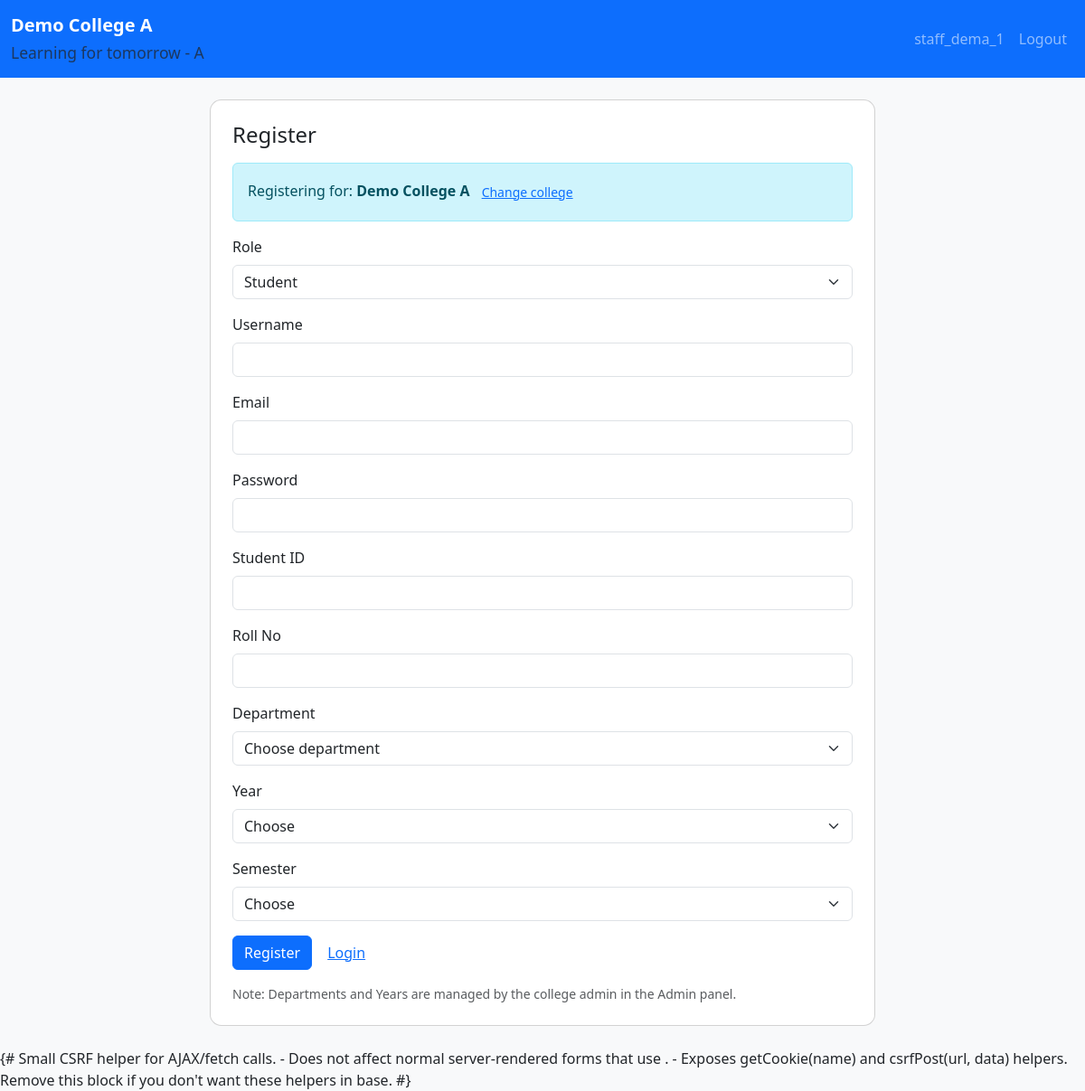
The page /registration/ (signed in) on the database its author committed.
### student_management_app/models.py (models this page shows, shortened)
class College(models.Model):
    name = models.CharField(max_length=255, unique=True)
    code = models.CharField(max_length=64, unique=True)
    tagline = models.CharField(max_length=255, blank=True)
    logo = models.ImageField(upload_to='college_logo/', blank=True, null=True)
    hero_image = models.ImageField(upload_to='college_hero/', blank=True, null=True)
    created_at = models.DateTimeField(auto_now_add=True)

class CustomUser(AbstractUser):
    STUDENT = 1
    STAFF = 2
    HOD = 3
    USER_TYPE_CHOICES = (
        (HOD, 'HOD'),
        (STAFF, 'Staff'),
        (STUDENT, 'Student'),
    )
    user_type = models.PositiveSmallIntegerField(choices=USER_TYPE_CHOICES, default=STUDENT)
    college = models.ForeignKey(College, null=True, blank=True, on_delete=models.SET_NULL, related_name='users')

### student_management_app/views.py (the view, shortened to what this page needs)
# urls.py: path("registration/", views.registration, name="registration"),
def registration(request):
    selected_college = None
    college_id = request.session.get('selected_college_id')
    if college_id:
        selected_college = College.objects.filter(id=college_id).first()
    colleges = College.objects.all()
    departments = Department.objects.filter(college=selected_college) if selected_college else Department.objects.none()
    semesters = Semester.objects.filter(college=selected_college) if selected_college else Semester.objects.none()
    return render(request, 'student_management_app/registration.html', {
        'college': selected_college,
        'colleges': colleges,
        'departments': departments,
        'semesters': semesters,
        'user_model': CustomUser,
    })

### student_management_app/context_processors.py (called while the page is built)
def college_profile(request):
    colleges = College.objects.all()
    selected_college = None
    college_id = request.session.get('selected_college_id')
    if college_id:
        selected_college = College.objects.filter(id=college_id).first()
    return {
        'college_profile': selected_college,
        'colleges': colleges,
    }

### student_management_app/templates/student_management_app/registration.html (shortened to what this page needs)
{% extends "student_management_app/base.html" %}
{% load static %}
{% block content %}
<div class="row justify-content-center">
  <div class="col-md-8">
    <div class="card p-4">
      <h4 class="mb-3">Register</h4>
      {% if college %}
        <div class="alert alert-info">
          Registering for: <strong>{{ college.name }}</strong>
          <form method="post" action="{% url 'student_management_app:home' %}" style="display:inline;">
            <button class="btn btn-sm btn-link">Change college</button>
          </form>
        </div>
      {% else %}
        <div class="alert alert-warning">No college selected. Choose from the list below to register.</div>
      {% endif %}
      <form method="post" action="{% url 'student_management_app:register' %}">
        <div class="mb-3">
          <label class="form-label">Role</label>
          <select id="role" name="user_type" class="form-select" required>
            <option value="1">Student</option>
          </select>
        </div>
        <div class="mb-3">
          <label class="form-label">Username</label>
          <input name="username" class="form-control" required>
        </div>
        <div class="mb-3">
          <label class="form-label">Email</label>
          <input name="email" class="form-control" type="email" required>
        </div>
        <div class="mb-3">
          <label class="form-label">Password</label>
          <input name="password" class="form-control" type="password" required>
        </div>
        <div id="student_fields">
          <div class="mb-3">
            <label class="form-label">Student ID</label>
            <input name="student_id" class="form-control">
          </div>
          <div class="mb-3">
            <label class="form-label">Roll No</label>
            <input name="roll_no" class="form-control">
          </div>
        </div>
        <div class="mb-3">
          <label class="form-label">Department</label>
          <select name="department" class="form-select">
            <option value="">Choose department</option>
          </select>
        </div>
        <div class="mb-3">
          <label class="form-label">Year</label>
          <select name="year" class="form-select">
            <option value="">Choose</option>
          </select>
        </div>
        <div class="mb-3">
          <label class="form-label">Semester</label>
          <select name="semester" class="form-select">
            <option value="">Choose</option>
          </select>
        </div>
        <div class="mt-3">
          <button class="btn btn-primary" type="submit">Register</button>
          <a class="btn btn-link" href="{% url 'student_management_app:login' %}">Login</a>
        </div>
      </form>
      <div class="mt-3 small text-muted">
        Note: Departments and Years are managed by the college admin in the Admin panel.
      </div>
    </div>
  </div>
</div>
{% endblock %}

### student_management_app/templates/student_management_app/base.html (shortened to what this page needs)
{% load static %}
<!doctype html>
<html lang="en">
<head>
  <link href="https://cdn.jsdelivr.net/npm/bootstrap@5.3.2/dist/css/bootstrap.min.css" rel="stylesheet">
  <link href="{% static 'css/custom.css' %}" rel="stylesheet">
</head>
<body>
<nav class="navbar navbar-expand-lg navbar-dark bg-primary">
  <div class="container-fluid">
    <a class="navbar-brand d-flex align-items-center" href="{% url 'student_management_app:home' %}">
      <div>
        {% if college_profile %}
          <strong>{{ college_profile.name }}</strong><br>
          <small class="text-muted">{{ college_profile.tagline }}</small>
        {% else %}
          <strong>College CMS</strong>
        {% endif %}
      </div>
    </a>
    <div class="collapse navbar-collapse" id="navCollapse">
      <ul class="navbar-nav ms-auto">
        {% if user.is_authenticated %}
          <li class="nav-item"><a class="nav-link" href="#">{{ user.username }}</a></li>
          <li class="nav-item"><a class="nav-link" href="{% url 'student_management_app:logout' %}">Logout</a></li>
        {% endif %}
      </ul>
    </div>
  </div>
</nav>
<div class="container py-4">
  {% block content %}{% endblock %}
</div>
{# Small CSRF helper for AJAX/fetch calls.
   - Does not affect normal server-rendered forms that use {% csrf_token %}.
   - Exposes getCookie(name) and csrfPost(url, data) helpers.
   Remove this block if you don't want these helpers in base. #}
</body>
</html>

### static/css/custom.css (style rules this page uses)
body { background: #f8f9fa; }
.card { border-radius: 0.8rem; }

### rows shown on the page
College: name "Demo College A", tagline "Learning for tomorrow - A"
CustomUser: username "staff_dema_1"
